Frame 1 (no input): blank canvas, image omitted
Frame 60 (the mouse pressed at the canvas centre just before this capture): blank canvas, image omitted
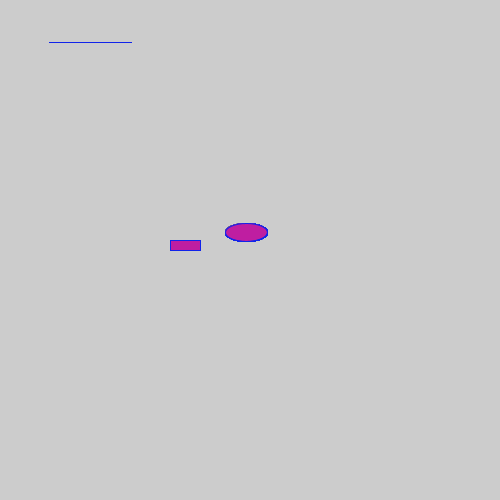
Frame 120 (the mouse held since frame 60 and released just before this capture)

The Processing sketch whose frames 1 and 60 were blank and that drew this single picture after the mouse press (run headless with seeded random() and noise(); from frame 60 on, the mouse is pressed at the canvas centre):

// Processing sketch: processing_44626
// ── processing_44626.pde

void setup() {
size(500,500);
frameRate( 20 );
smooth();
stroke(17,36,234);
}

void draw() {
  fill (80, 22);
  ellipse( 90, 42, 82, 0);
  
  if( mousePressed == true )
  fill (random( 255) , random (255), random (255));
  ellipse (mouseX -4, mouseY -18, 42, 18);
  rect (mouseX -80, mouseY -10, 30, 10);
  
  }
